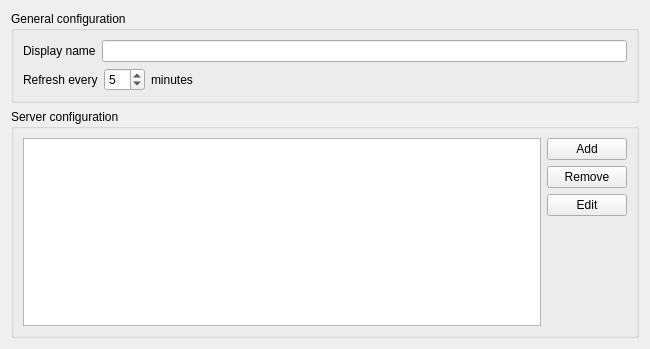
<?xml version="1.0" encoding="UTF-8"?>
<ui version="4.0">
 <class>ConfigDialog</class>
 <widget class="QWidget" name="ConfigDialog">
  <property name="geometry">
   <rect>
    <x>0</x>
    <y>0</y>
    <width>650</width>
    <height>349</height>
   </rect>
  </property>
  <layout class="QVBoxLayout" name="verticalLayout_4">
   <item>
    <widget class="QGroupBox" name="groupBox_3">
     <property name="title">
      <string>General configuration</string>
     </property>
     <layout class="QVBoxLayout" name="verticalLayout_2">
      <item>
       <layout class="QHBoxLayout" name="horizontalLayout">
        <item>
         <widget class="QLabel" name="label_6">
          <property name="locale">
           <locale language="English" country="UnitedStates"/>
          </property>
          <property name="text">
           <string>Display name</string>
          </property>
         </widget>
        </item>
        <item>
         <widget class="KLineEdit" name="kcfg_displayName"/>
        </item>
       </layout>
      </item>
      <item>
       <layout class="QHBoxLayout" name="horizontalLayout_2">
        <item>
         <widget class="QLabel" name="label_2">
          <property name="locale">
           <locale language="English" country="UnitedStates"/>
          </property>
          <property name="text">
           <string>Refresh every</string>
          </property>
         </widget>
        </item>
        <item>
         <widget class="QSpinBox" name="kcfg_refreshInterval">
          <property name="locale">
           <locale language="English" country="UnitedStates"/>
          </property>
          <property name="value">
           <number>5</number>
          </property>
         </widget>
        </item>
        <item>
         <widget class="QLabel" name="label_3">
          <property name="locale">
           <locale language="English" country="UnitedStates"/>
          </property>
          <property name="text">
           <string>minutes</string>
          </property>
         </widget>
        </item>
        <item>
         <spacer name="horizontalSpacer">
          <property name="orientation">
           <enum>Qt::Horizontal</enum>
          </property>
          <property name="sizeHint" stdset="0">
           <size>
            <width>40</width>
            <height>20</height>
           </size>
          </property>
         </spacer>
        </item>
       </layout>
      </item>
     </layout>
    </widget>
   </item>
   <item>
    <widget class="QGroupBox" name="groupBox">
     <property name="locale">
      <locale language="English" country="UnitedStates"/>
     </property>
     <property name="title">
      <string>Server configuration</string>
     </property>
     <layout class="QVBoxLayout" name="verticalLayout_3">
      <item>
       <layout class="QHBoxLayout" name="horizontalLayout_3">
        <item>
         <widget class="QTreeView" name="configuredUrls"/>
        </item>
        <item>
         <layout class="QVBoxLayout" name="verticalLayout">
          <item>
           <widget class="KPushButton" name="addButton">
            <property name="text">
             <string>Add</string>
            </property>
           </widget>
          </item>
          <item>
           <widget class="KPushButton" name="removeButton">
            <property name="text">
             <string>Remove</string>
            </property>
           </widget>
          </item>
          <item>
           <widget class="KPushButton" name="editButton">
            <property name="text">
             <string>Edit</string>
            </property>
           </widget>
          </item>
          <item>
           <spacer name="verticalSpacer_2">
            <property name="orientation">
             <enum>Qt::Vertical</enum>
            </property>
            <property name="sizeHint" stdset="0">
             <size>
              <width>20</width>
              <height>40</height>
             </size>
            </property>
           </spacer>
          </item>
         </layout>
        </item>
       </layout>
      </item>
     </layout>
    </widget>
   </item>
  </layout>
 </widget>
 <customwidgets>
  <customwidget>
   <class>KPushButton</class>
   <extends>QPushButton</extends>
   <header>kpushbutton.h</header>
  </customwidget>
  <customwidget>
   <class>KLineEdit</class>
   <extends>QLineEdit</extends>
   <header>klineedit.h</header>
  </customwidget>
 </customwidgets>
 <resources/>
 <connections/>
</ui>
